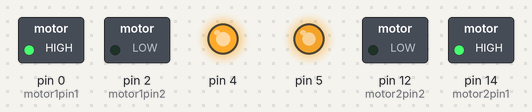
Simulated run of this sketch. Board: Arduino Uno, built with avr-gcc and run on an emulated ATmega328P. Shown: switched loads named in the sketch (green lamp = pin HIGH), output pins drawn as LEDs (lit = HIGH).

Above: at 0.1 s.
Timing chart, 0 to 1.6 s (numbered marks = the images above):
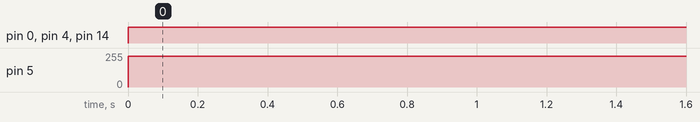

The sketch:

motor_servo.ino
```cpp
int motor1pin1 = 0; //D3
int motor1pin2 = 2; //D4

int motor2pin1 = 14; //D5
int  motor2pin2 = 12; //D6

void setup() {
  // put your setup code here, to run once:
  pinMode(motor1pin1, OUTPUT);
  pinMode(motor1pin2, OUTPUT);
  pinMode(motor2pin1,  OUTPUT);
  pinMode(motor2pin2, OUTPUT);

}
void loop() {
  // put your main code here, to run repeatedly:

  //Controlling speed (0  = off and 255 = max speed):
  //(Optional)
  analogWrite(5, 230); //ENA  pin 5 = D1
  analogWrite(4, 230); //ENB pin 4 = D2
  //(Optional)

  digitalWrite(motor1pin1,  HIGH);
  digitalWrite(motor1pin2, LOW);

  digitalWrite(motor2pin1, HIGH);
  digitalWrite(motor2pin2, LOW);
//  delay(3000);
//
//  digitalWrite(motor1pin1,  LOW);
//  digitalWrite(motor1pin2, HIGH);
//
//  digitalWrite(motor2pin1, LOW);
//  digitalWrite(motor2pin2, HIGH);
//  delay(3000);
}
```

Measured:
- by itself, pin 0 (motor1pin1), pin 4, pin 14 (motor2pin1): LOW → HIGH at 0.00 s
- by itself, pin 5: 0/255 → 230/255 at 0.00 s
